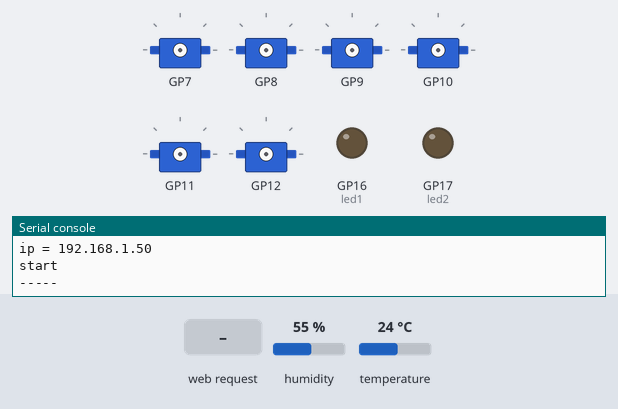
Simulated run of this program. Board: Raspberry Pi Pico running MicroPython. Parts: 6 × servo, output pins drawn as LEDs (lit = HIGH), the last lines printed to the serial console. The inputs (shaded band) are chosen by the test bench; at power-on: humidity 55 %, temperature 24 °C. WiFi joins after 1.5 s; random numbers come from a fixed seed; servo angles are drawn from the pulse width (0.5 ms = 0°, 2.5 ms = 180°); library files of the repository ran but are not shown: lib_AHT10.py.

Above: at 7.4 s.
7.5 s: HTTP request GET /?led=ON1 received
At 9.0 s:
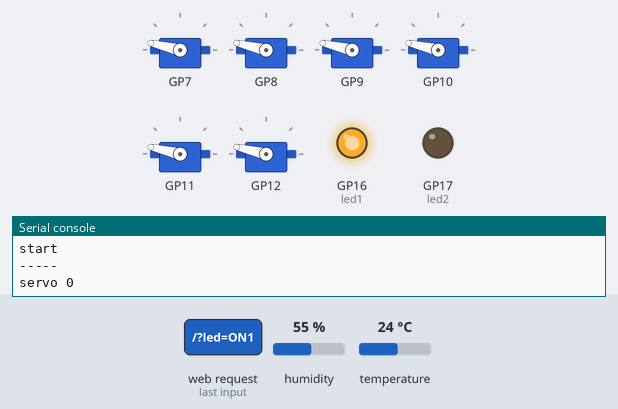
At 9.6 s:
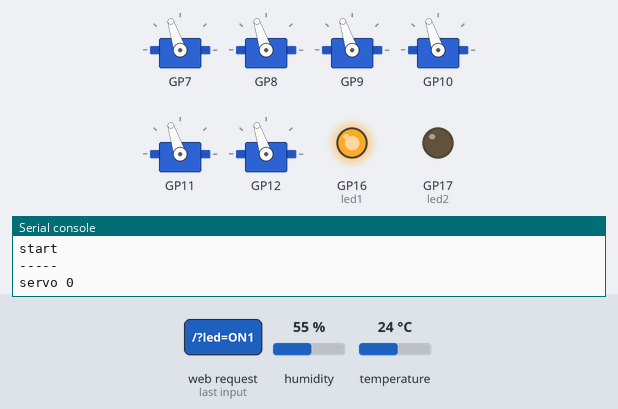
10.5 s: HTTP request GET /?led=BLINK received
At 17.8 s:
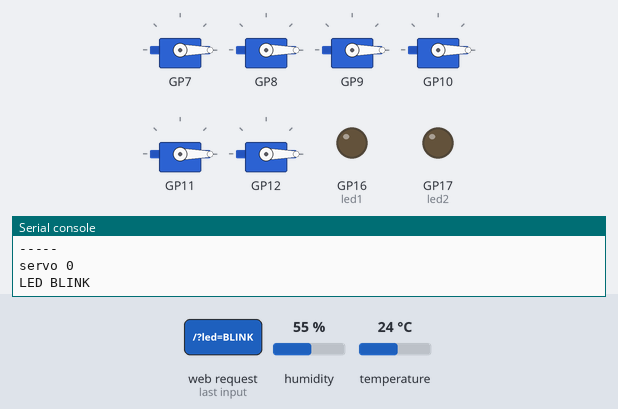
Timing chart, 0 to 19.3 s (numbered marks = the images above; inputs shaded):
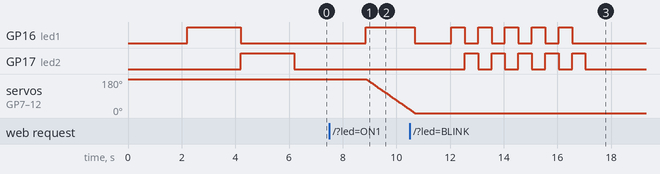

The program:

web_control.py
```python
"""
2023/06/16  PicoWでwebサーバーを立てて、webでボタンを押すと
            サンプルプログラムであり、セキュリティ、障害耐性など考慮されていません。
    01      picoのLEDが点灯、消灯します。
            thonnyに繋いだ状態で動作させてstopした後は、再接続してださい。
            多分ソケットのエラーを回復するのに30秒だかかかるっぽい
2023/06/17  ボタンを横に並べて、大きく。endボタン追加
v1.0
2026/05/11  servoPico用に改造
                SSD1306を削除
                BMP1280を削除
2026/05/12  よりDemoらしく改修
"""
import machine
from machine import Pin, PWM
import math
import random
import socket
import time
import network
import sys
import lib_AHT10
import config


# picoのGPIO #7,8,9,10,11,12 pinにサーボを設定
servo = [0,1,2,3,4,5]
for i in range(6):
    servo[i] = PWM(Pin(i+7))
    servo[i].freq(50)
# サーボの台数
servo_n = 6

def set_angle(angle):
    # 0〜180度 → duty変換
    duty = int(1638 + (angle / 180) * (8192 - 1638))
    for i in range(servo_n):
        servo[i].duty_u16(duty)

# --- 角度設定 ---
def set_angle1(pwm, angle):
    duty = int(1638 + (angle / 180) * 6553)  # 0.5ms〜2.5ms
    pwm.duty_u16(duty)

# エラーが2回続けば、データ欠損として、Noneとする。
def keisoku():
    try:
        temp1,humi1 = lib_AHT10.aht10(1)
        time.sleep(1)
    except:
        time.sleep(3)
        try:
            temp1,humi1 = lib_AHT10.aht10(1)
        except:
            temp1,humi1 = None,None

    # temp,press1 = lib_BMP1280.BMP()

    return temp1,humi1

# センサからデータを読み取る関数（具体的なセンサに合わせて修正が必要）
def read_sensor():
    # センサー測定
    temp,humi = keisoku()
    return temp, humi

# wifi設定値取得
SSID,PASSWORD = config.ID_PASS()
# ネットワーク設定
sta_if = network.WLAN(network.STA_IF)
sta_if.active(True)
sta_if.connect(SSID, PASSWORD)  # Wi-FiのSSIDとパスワードを入力

# ネットワーク接続を待つ
while not sta_if.isconnected():
    print('Connecting to network...')
    time.sleep(1)
print('connected!')

# OLEDにipアドレス表示
status = sta_if.ifconfig()
print( 'ip = ' + status[0] )
# SSD1306.OLED_mes(status[0])

# GPIOピンの設定
led1 = machine.Pin(16, machine.Pin.OUT)
led2 = machine.Pin(17, machine.Pin.OUT)

led1.on()
time.sleep(2)
led1.off()
led2.on()
time.sleep(2)
led2.off()

# HTMLページの設定
html = """<!DOCTYPE html>
<html>
    <head>
        <title>RaspberryPi Pico LED Control</title>
        <style>
            .button {{
                font-size: 20px;
                padding: 10px 24px;
                margin: 24px 2px;  /* ボタン間のスペースを広げる */
                display: inline-block;
                border: none;
                color: black;  /* テキスト色を黒に設定 */
                text-align: center;
                text-decoration: none;
                transition-duration: 0.4s;
                cursor: pointer;
                border-radius: 12px;
                box-shadow: 0 9px #999;
            }}
            .button:active {{
                box-shadow: 0 5px #666;
                transform: translateY(4px);
            }}
            .button1 {{
                background-color: #4CAF50;
            }}
            .button2 {{
                background-color: #008CBA;
            }}
            .button3 {{
                background-color: #f44336;
            }}
            .button4 {{
                background-color: #e7e7e7;
                color: black;
            }}
            .reading {{
                font-size: 30px;  /* テキストサイズを大きく設定 */
            }}
        </style>
    </head>
    <body>
        <h1>RaspberryPi Pico LED + Servo Control and Sensor</h1>
        <form method="POST">
            <button class="button" name="led" value="ON1">servo 0</button>
            <button class="button" name="led" value="OFF1">servo 90</button>
            <button class="button" name="led" value="ON2">servo 180</button>
            <button class="button" name="led" value="OFF2">servo 180 -> 90 -> 0</button><br/>

            <button class="button" name="led" value="BLINK">BLINK</button>
            <button class="button" name="led" value="END">DEMO</button>
        </form>
        <p style="font-size: 30px;">Temperature: {temp} C</p>
        <p style="font-size: 30px;">Humidity   : {humi} %</p>
    </body>
</html>
"""
def web_page(temp, humi):
  return html.format(temp=temp, humi=humi)
# def web_page():
#     return html

s = socket.socket(socket.AF_INET, socket.SOCK_STREAM)
s.bind(('', 80))
s.listen(5)
print('start')
print('-----')

while True:
    conn, addr = s.accept()
    request = conn.recv(1024)
    request = str(request)
    led_on1 = request.find('led=ON1')
    led_off1 = request.find('led=OFF1')
    led_on2 = request.find('led=ON2')
    led_off2 = request.find('led=OFF2')
    led_blink = request.find('led=BLINK')
    led_end = request.find('led=END')

    # print(led_on1,led_off1,led_on2,led_off2)


    # センサからデータを読み取る
    temp, humi = read_sensor()

    if led_on1 > 6:
        print('servo 0')
        led1.on()
        for angle in range(180, -1, -1):
            set_angle(angle)
            time.sleep(0.01)
        led1.off()

    if led_off1 > 6:
        print('servo 90')
        led1.on()
        for angle in range(0, 90, 1):
            set_angle(angle)
            time.sleep(0.01)
        led1.off()

    if led_on2 > 6:
        print('servo 180')
        led1.on()
        for angle in range(0, 181, 1):
            set_angle(angle)
            time.sleep(0.01)
        led1.off()

    if led_off2 > 6:
        print('servo 180-90-0')
        led1.on()
        led2.on()
        for angle in range(0, 90, 1):
            set_angle(angle)
            time.sleep(0.01)
        time.sleep(2)
        for angle in range(90, 181, 1):
            set_angle(angle)
            time.sleep(0.01)
        time.sleep(2)
        for angle in range(180, -1, -1):
            set_angle(angle)
            time.sleep(0.01)
        led2.off()
        led1.off()

    if led_blink > 6:
        print('LED BLINK')
        for i in range(5):
            led1.on()
            time.sleep(0.5)
            led1.off()
            led2.on()
            time.sleep(0.5)
            led2.off()
            led2.off()

    if led_end > 6:
        print('DEMO')
        duration=8

        # 0に戻す
        angle=0
        for pwm in servo:
            set_angle1(pwm,angle)
            time.sleep(0.2)

        start = time.ticks_ms()
        while time.ticks_diff(time.ticks_ms(), start) < duration * 1000:
            for pwm in servo:
                angle = random.randint(60, 120)
                set_angle1(pwm, angle)
            time.sleep(0.3)

        start = time.ticks_ms()
        while time.ticks_diff(time.ticks_ms(), start) < duration * 1000:
            t = time.ticks_ms() / 1000
            base = 90 + 30 * math.sin(t)
            for pwm in servo:
                set_angle1(pwm, base)
            time.sleep(0.02)

        # 0に戻す
        angle=0
        for pwm in servo:
            set_angle1(pwm,angle)
            time.sleep(0.2)

    response = web_page(temp, humi)
    conn.send('HTTP/1.1 200 OK\n')
    conn.send('Content-Type: text/html\n')
    conn.send('Connection: close\n\n')
    conn.sendall(response)
    conn.close()
```

config.py
```python
# -*- coding: utf-8 -*-
#!/usr/bin/python3
"""
ID PASS LINE_token
2023/5/7    lib化
2023/5/20   名称をconfig.pyとする
            測定周期を追加
2023/6/10   wifi 使用/不使用を追加
2023/6/19   補正値を持つ
v1.0
2024/09/08  mail追加 2
"""
def wifi_set():
    return 1 # wifi使用しない時は0

def ID_PASS():
    # wifiのssidとパスワード
    # あなたのwifiの設定に変更してください。
    ssid        = 'your ssid'
    password    = 'your password'
    return ssid,password


def hosei():
    # センサーのオフセット誤差を補正する補正値です。
    temp  = 0
    humdi = 0
    return temp,humdi

def ambi():
    # ambientのテストチャンネル ID,ライトキー
    # ご自身のambient設定に変更してください。
    ch_ID,write_KEY = 69958,"3a05xxxxx39b1ef"
    return ch_ID,write_KEY


def i2c_ini():
    # センサーとOLEDのi2cチャンネルとSDAのピン番号を設定
    i2c_no = 0
    SDA_pin= 0
    return i2c_no,SDA_pin

def measu_cycle():
    # 1分単位で計測周期を設定
    return 1

def Cds_ini():
    # Cdsで使うアナログ入力pinを設定
    # Cds値の範囲設定
    Cds_max = 60000
    Cds_min = 1500
    return 28,Cds_max,Cds_min


def main():
    print(wifi_set())
    print(ID_PASS())
    print(hosei())
    print(ambi())
    print(i2c_ini())
    print(measu_cycle())
    print(Cds_ini())

if __name__=='__main__':
    main()
```

Measured:
- after the input at 7.5 s, GP16 (led1): LOW → HIGH after 1.4 s; servo on GP7–12: moves from 180° to 19° over 1.6 s, starting after 1.4 s
- after the input at 10.5 s, GP17 (led2): alternates HIGH for 0.50 s and LOW for 0.50 s, 10 changes in all, then stays LOW, starting after 2.0 s
